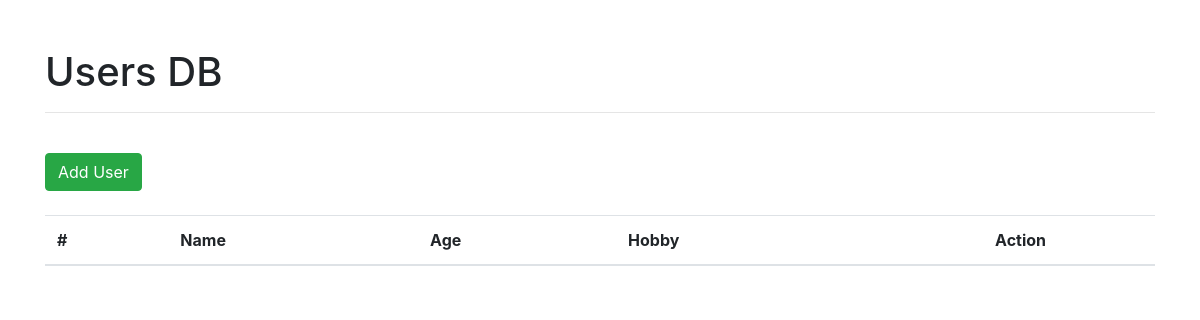
Before: / with the older database file.
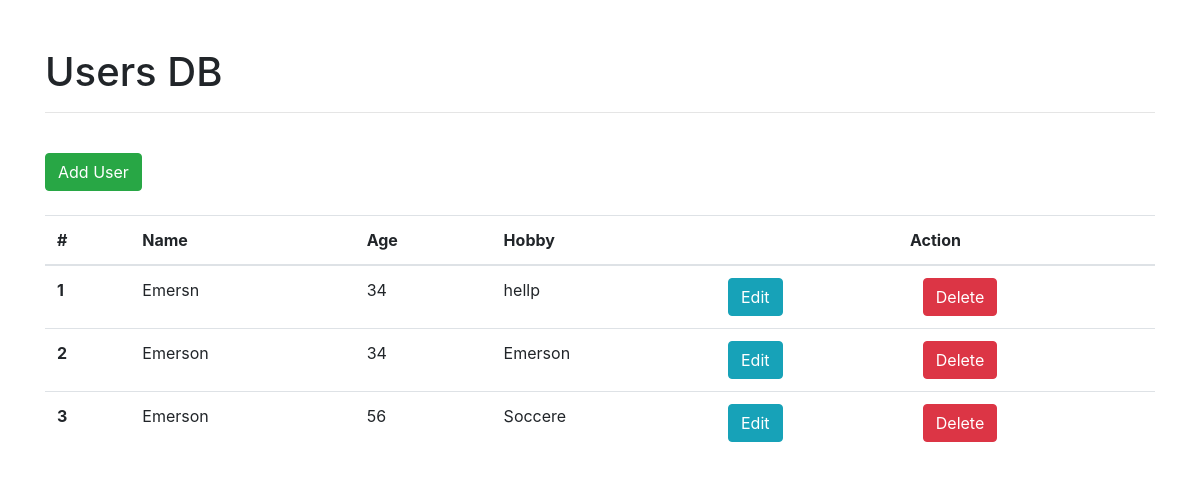
After: the same page with the newer database file.
### tables this page shows
CREATE TABLE users (
            id INTEGER PRIMARY KEY AUTOINCREMENT,
            name TEXT NOT NULL,
            age INTEGER NOT NULL,
            hobby TEXT NOT NULL
            );

### app/routes.py (the view)
@main_blueprint.route("/")
def index():
    data = get_users()
    return render_template("index.html", data=data)

### app/db_setup.py (called while the page is built)
def get_db_connection():
    connection = sqlite3.connect('app/users.db')
    logging.info("Connection established with database.")
    return connection

def close_db_connection(connection):
    connection.close()
    logging.info("Connection closed with database.")

def get_users():
    connection = get_db_connection()
    cursor = connection.cursor()
    cursor.execute('''SELECT * FROM users''')
    user_list = cursor.fetchall()
    logging.info("Users fetched.")
    close_db_connection(connection)
    return user_list

### app/templates/index.html (shortened to what this page needs)
<!doctype html>
<html lang="en">
  <head>
    <link rel="stylesheet" href="https://stackpath.bootstrapcdn.com/bootstrap/4.4.1/css/bootstrap.min.css">
  </head>
  <body>
  <div class='container'>
    <br><br>
    <h1>Users DB</h1>
    <hr>
    <br>
    <button type="button" class="btn btn-success" data-toggle="modal" data-target="#add_user">Add User</button>
    <br><br>
    <table class="table">
      <thead>
        <tr>
          <th scope="col">#</th>
          <th scope="col">Name</th>
          <th scope="col">Age</th>
          <th scope="col">Hobby</th>
          <th scope="col" colspan='2' style='text-align:center'>Action</th>
        </tr>
      </thead>
      <tbody>
        {% for i in data %}
        <tr>
          <th scope="row">{{ loop.index }}</th>
          <td>{{ i[1] }}</td>
          <td>{{ i[2] }}</td>
          <td>{{ i[3] }}</td>
          <td><button type="button" class="btn btn-info" data-toggle="modal" data-target="#edit_user_{{ i['id'] }}">Edit</button></td>
          <td><button type="button" class="btn btn-danger" data-toggle="modal" data-target="#delete_user_{{ i['id'] }}">Delete</button></td>
        </tr>
        {% endfor %}
      </tbody>
    </table>
  </div>
  </body>
</html>

Changed rows visible on the page:
added users: name "Emersn", age "34", hobby "hellp"
added users: name "Emerson", age "34", hobby "Emerson"
added users: name "Emerson", age "56", hobby "Soccere"
